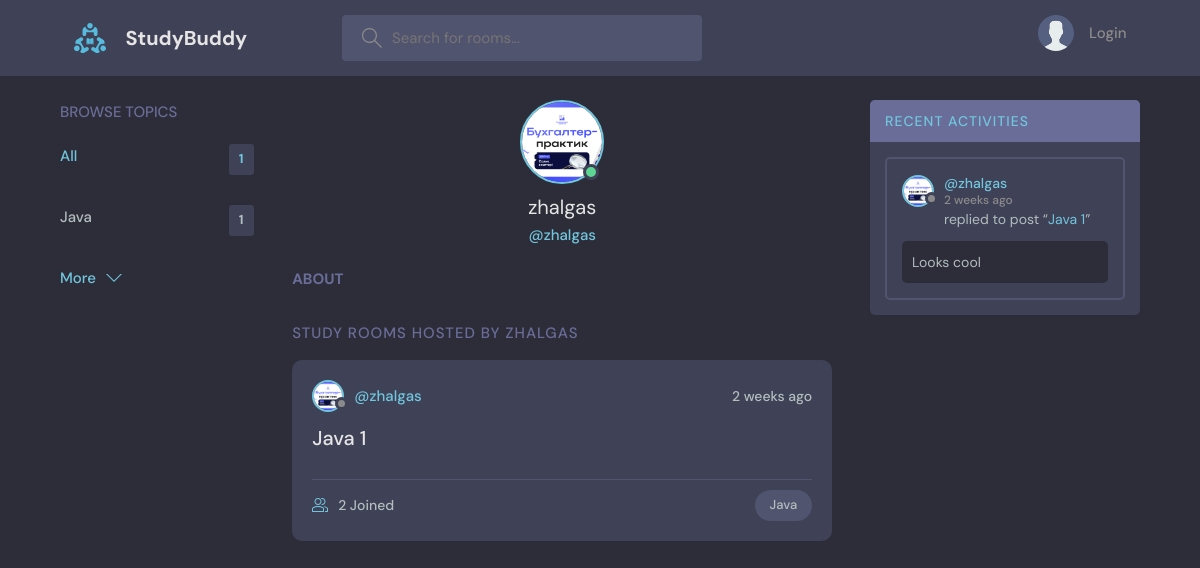
Page /profile/1/ on the earlier database version.
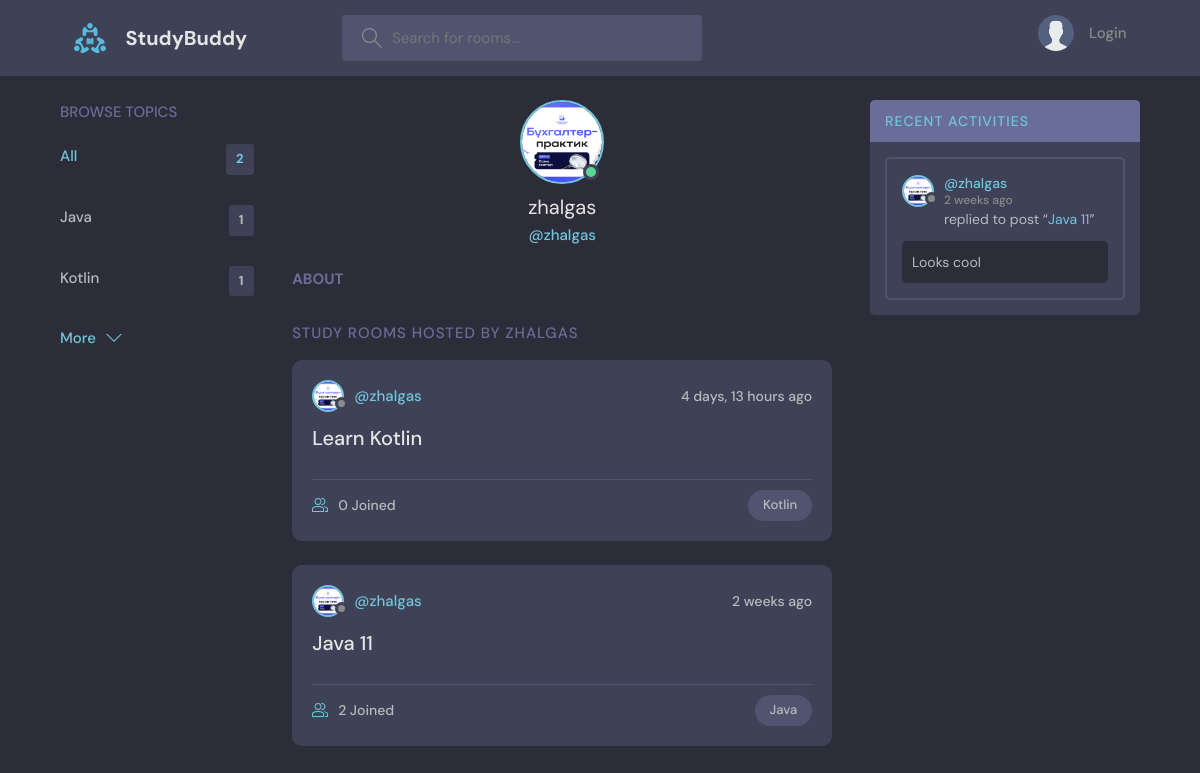
Same page on the later database version.
### baseapp/models.py (models this page shows, shortened)
class Topic(models.Model):
    name = models.CharField(max_length = 200)
    approved = models.BooleanField(default = False)

class User(AbstractUser):
    name = models.CharField(null = True, max_length = 255)
    email = models.EmailField(null = True, unique = True)
    bio = models.TextField(null = True)
    avatar = models.ImageField(null = True, default = "avatar.svg")
    USERNAME_FIELD = 'email'
    REQUIRED_FIELDS = []

class Room(models.Model):
    host = models.ForeignKey(User, on_delete = SET_NULL, null = True)
    topic = models.ForeignKey(Topic, on_delete = models.SET_NULL, null = True)
    name = models.CharField(max_length = 200)
    description = models.TextField(null = True, blank = True)
    participants = models.ManyToManyField(User, related_name = 'participants', blank = True)
    updated = models.DateTimeField(auto_now = True)
    created = models.DateTimeField(auto_now_add = True)
    approved = models.BooleanField(default = False)
    class Meta:
        ordering = ['-updated', '-created']
    def __str__(self):
        return self.name

class Message(models.Model):
    user = models.ForeignKey(User, on_delete = models.CASCADE)
    room = models.ForeignKey(Room, on_delete = models.CASCADE)
    body = models.TextField()
    updated = models.DateTimeField(auto_now = True)
    created = models.DateTimeField(auto_now_add = True)
    class Meta:
        ordering = ['-updated', '-created']

### baseapp/views.py (the view)
# urls.py: path('profile/<str:pk>/', views.userProfile, name = 'user-profile'),
def userProfile(request, pk):
    user = User.objects.get(id = pk)
    rooms = user.room_set.all()
    room_messages = user.message_set.all()
    topics = Topic.objects.all()
    context = {'user': user, 'rooms': rooms, 'room_messages': room_messages, 'topics': topics}
    return render(request, 'baseapp/profile.html', context)

### baseapp/templates/baseapp/profile.html (shortened to what this page needs)
{% extends 'main.html' %}
{% block content %}
  <main class="profile-page layout layout--3">
    <div class="container">
        {% include 'baseapp/topics_component.html' %}
      <div class="roomList">
        <div class="profile">
          <div class="profile__avatar">
            <div class="avatar avatar--large active">
              <img src="{{ user.avatar.url }}" />
            </div>
          </div>
          <div class="profile__info">
            <h3>{{ user.name }}</h3>
            <p>@{{ user.username }}</p>
          </div>
          <div class="profile__about">
            <h3>About</h3>
          </div>
        </div>
        <div class="roomList__header">
          <div>
            <h2>Study Rooms Hosted by {{ user.name }}
            </h2>
          </div>
        </div>
        {% include 'baseapp/feeds_component.html' %}
      </div>
      {% include 'baseapp/activity_component.html' %}
    </div>
  </main>
{% endblock content %}

### templates/main.html (shortened to what this page needs)
<!DOCTYPE html>
{% load static %}
<html lang="en">
  <head>
    <link rel="stylesheet" href="{% static 'styles/style.css' %}" />
  </head>
  <body>
    {% include 'navbar.html' %}
    {% block content %}
    {% endblock %}
  </body>
</html>

### templates/navbar.html (shortened to what this page needs)
{% load static %}
<header class="header header--loggedIn">
      <div class="container">
        <a href="{% url 'home' %}" class="header__logo">
          <img src="{% static 'images/logo.svg' %}" />
          <h1>StudyBuddy</h1>
        </a>
        <form class="header__search" method="GET" action="{% url 'home' %}">
          <label>
            <input name="q" placeholder="Search for rooms..." />
          </label>
        </form>
        <nav class="header__menu">
        {% if request.user.is_authenticated %}
          <div class="header__user">
            <a href="{% url 'user-profile' request.user.id %}">
              <div class="avatar avatar--medium active">
                <img src="{{ request.user.avatar.url }}" />
              </div>
              <p>{{ request.user.name }}<span>@{{ request.user.username }}</span></p>
            </a>
            <button class="dropdown-button">
              <svg version="1.1" xmlns="http://www.w3.org/2000/svg" width="32" height="32" viewBox="0 0 32 32">
                <title>chevron-down</title>
                <path d="M16 21l-13-13h-3l16 16 16-16h-3l-13 13z"></path>
              </svg>
            </button>
          </div>
        {% else %}
          <a href="{% url 'login' %}">
            <img src="{% static 'images/avatar.svg' %}" />
            <p>Login</p>
          </a>
        {% endif %}
        </nav>
      </div>
    </header>

### baseapp/templates/baseapp/topics_component.html
<div class="topics">
  <div class="topics__header">
    <h2>Browse Topics</h2>
  </div>
  <ul class="topics__list">
    <li>
      <a href="{% url 'home' %}" class="active">All <span>{{ topics.count }}</span></a>
    </li>
      {% for topic in topics %}
    <li>
      <a href="{% url 'home' %}?q={{ topic.name }}">{{ topic.name }} <span>{{ topic.room_set.all.count }}</span></a>
    </li>
{% endfor %}
  </ul>
  <a class="btn btn--link" href="{% url 'topics' %}">
    More
    <svg version="1.1" xmlns="http://www.w3.org/2000/svg" width="32" height="32" viewBox="0 0 32 32">
      <title>chevron-down</title>
      <path d="M16 21l-13-13h-3l16 16 16-16h-3l-13 13z"></path>
    </svg>
  </a>
</div>

### baseapp/templates/baseapp/feeds_component.html (shortened to what this page needs)
{%  for room in rooms %}
<div class="roomListRoom">
    <div class="roomListRoom__header">
      <a href="{% url 'user-profile' room.host.id %}" class="roomListRoom__author">
        <div class="avatar avatar--small">
          <img src="{{ room.host.avatar.url }}" />
        </div>
        <span>@{{ room.host.username }}</span>
      </a>
      <div class="roomListRoom__actions">
        <span>{{ room.created|timesince }} ago</span>
      </div>
    </div>
    <div class="roomListRoom__content">
      <a href="{% url 'room' room.id %}">{{ room.name }}</a>
    </div>
    <div class="roomListRoom__meta">
      <a href="{% url 'room' room.id %}" class="roomListRoom__joined">
        {{ room.participants.all.count }} Joined
      </a>
      <p class="roomListRoom__topic">{{ room.topic.name }}</p>
    </div>
</div>
{% endfor %}

### baseapp/templates/baseapp/activity_component.html (shortened to what this page needs)
<div class="activities">
  <div class="activities__header">
    <h2><a href="{% url 'activity' %}">Recent Activities</a></h2>
  </div>
    {% for message in room_messages %}
  <div class="activities__box">
    <div class="activities__boxHeader roomListRoom__header">
      <a href="{% url 'user-profile' message.user.id %}" class="roomListRoom__author">
        <div class="avatar avatar--small">
          <img src="{{ message.user.avatar.url }}" />
        </div>
        <p>
          @{{ message.user.username }}
          <span>{{ message.created|timesince }} ago</span>
        </p>
      </a>
    </div>
    <div class="activities__boxContent">
      <p>replied to post “<a href="{% url 'room' message.room.id %}">{{ message.room }}</a>”</p>
      <div class="activities__boxRoomContent">
        {{ message.body }}
      </div>
    </div>
  </div>
    {% endfor %}
</div>

Differences in the rows shown:
added Topic: name "Kotlin", room_set.all.count "1"
added Room: host.avatar (picture), host.username "zhalgas", created "4 days, 13 hours", name "Learn Kotlin", participants.all.count "0", topic.name "Kotlin"
changed Room "Java": name "Java 1" → "Java 11"
changed through a linked row, Message "Looks cool": room "Java 1" → "Java 11"
Other differences:
{{ topics.count }}: "1" → "2"
